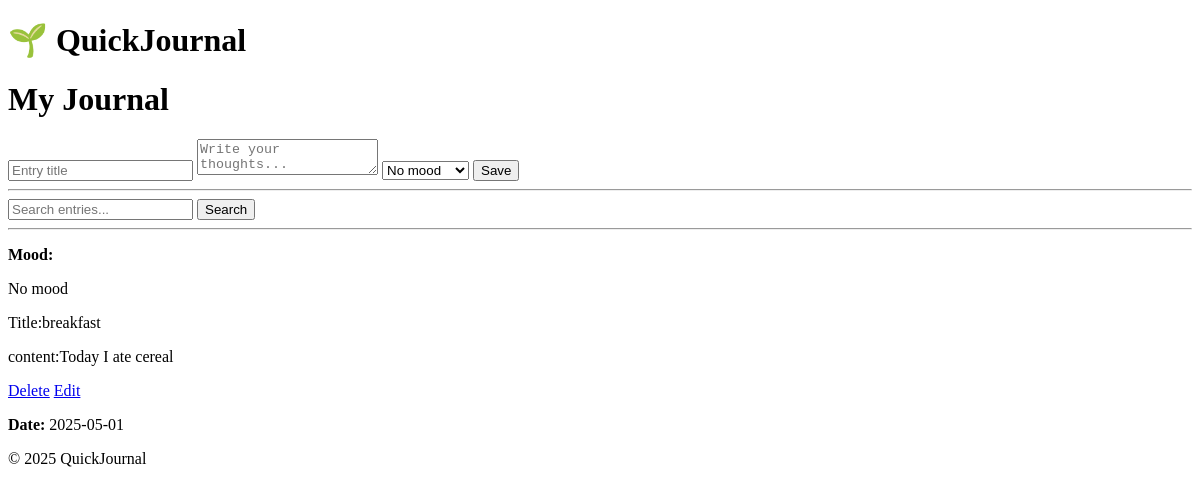
Before: / with the older database file.
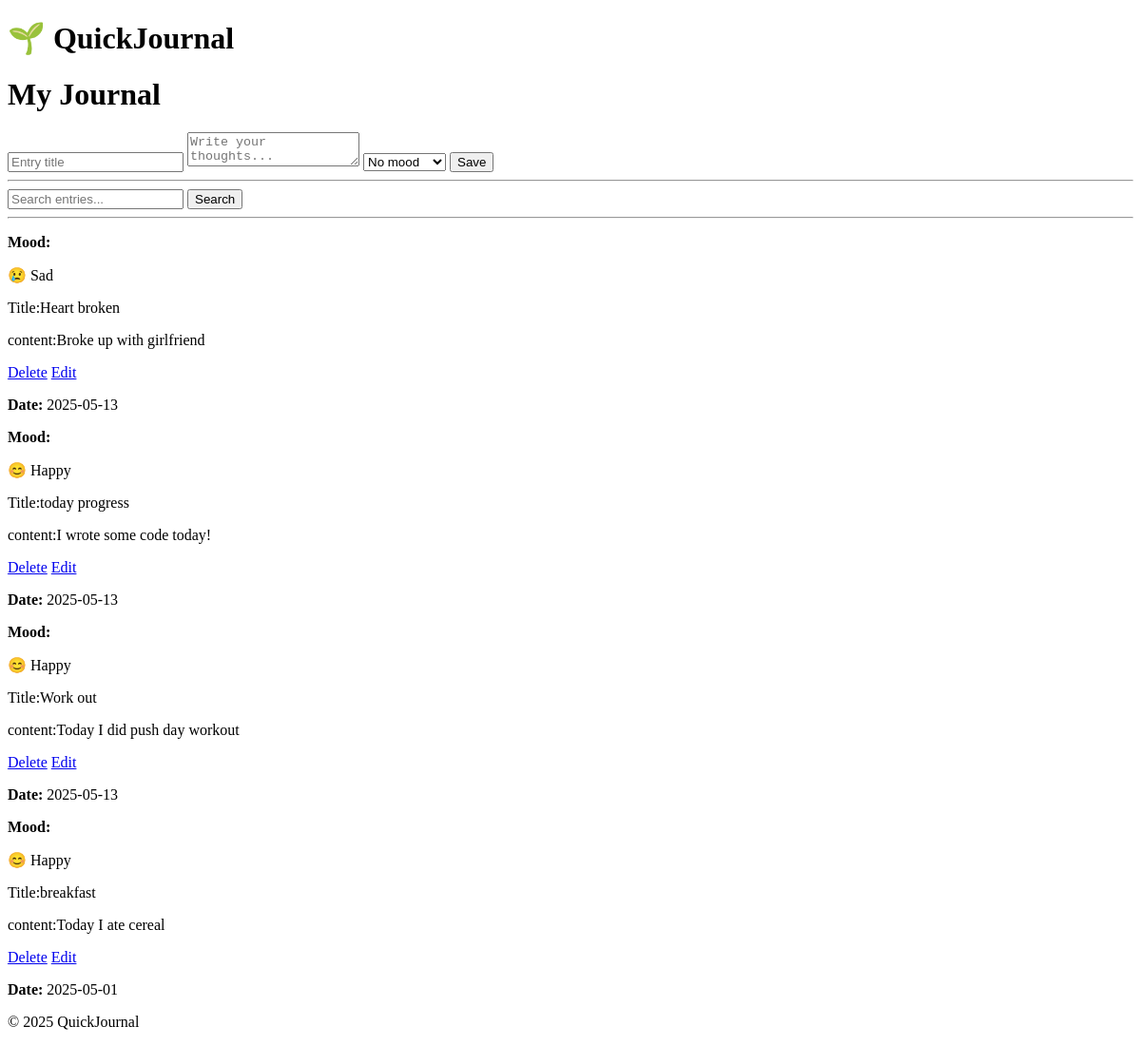
After: the same page with the newer database file.
### models.py (models this page shows, shortened)
class JournalEntry(db.Model):
    id = db.Column(db.Integer, primary_key=True)
    title = db.Column(db.String(200), nullable=False)
    mood = db.Column(db.String(100))
    content = db.Column(db.Text, nullable=False)
    date_created = db.Column(db.DateTime, default=func.now())
    user_id = db.Column(
        db.Integer, db.ForeignKey("user.id"), nullable=True
    )  # will be added later

### app.py (the view)
@app.route("/", methods=["GET", "POST"])
def index():
    if request.method == "POST":
        title = request.form["title"]
        content = request.form["content"]
        mood = request.form.get("mood")
        new_entry = JournalEntry(title=title, content=content, mood=mood)
        try:
            db.session.add(new_entry)
            db.session.commit()
            return redirect("/")
        except Exception as e:
            print(f"Error: {e}")  # Print the actual error!
            return "Error saving journal entry."
    else:
        query = request.args.get("q")
        if query:
            entries = (
                JournalEntry.query.filter(
                    (JournalEntry.title.contains(query))
                    | (JournalEntry.content.contains(query))
                )
                .order_by(JournalEntry.date_created.desc())
                .all()
            )
        else:
            entries = JournalEntry.query.order_by(
                JournalEntry.date_created.desc()
            ).all()
        return render_template("index.html", entries=entries, mood_icons=mood_icons)

### templates/index.html (shortened to what this page needs)
{% extends "base.html" %}
{% block body %}
<h1>My Journal</h1>
<form method="POST">
    <input type="text" name="title" placeholder="Entry title" required>
    <textarea name="content" placeholder="Write your thoughts..." required></textarea>
        <select name="mood">
            {% for mood_key, mood_value in mood_icons.items() %}
                <option value="{{ mood_key }}" {% if  "" == mood_key %} selected {% endif %}>
                {{ mood_value}}
                </option>
            {% endfor %}
        </select>
    <button type="submit">Save</button>
</form>
<hr>
<form method="GET" action="/">
    <input type="text" name="q" placeholder="Search entries..." value="{{ request.args.get('q', '') }}">
    <button type="submit">Search</button>
</form>
<hr>
{% for entry in entries %}
    <div class="journal-entry">
        <p><strong>Mood:</strong> <p>{{ mood_icons.get(entry.mood, "No mood") }}</p></p>
        <p>Title:{{entry.title}}</p>
        <p>content:{{ entry.content }}</p>
        <a href="/delete/{{ entry.id }}">Delete</a>
        <a href="/edit/{{ entry.id }}">Edit</a>
        <p><strong>Date:</strong> {{ entry.date_created.strftime('%Y-%m-%d') }}</p>
    </div>
{% endfor %}
{% endblock %}

### templates/base.html (shortened to what this page needs)
<!DOCTYPE html>
<html lang="en">
<head>
    <link rel="stylesheet" href="{{ url_for('static', filename='css/main.css') }}">
</head>
<body>
    <header>
        <h1>🌱 QuickJournal</h1>
    </header>
    <main>
        {% block body %}{% endblock %}
    </main>
    <footer>
        <p>&copy; 2025 QuickJournal</p>
    </footer>
</body>
</html>

Changed rows visible on the page:
added JournalEntry: get "😢 Sad", title "Heart broken", content "Broke up with girlfriend", date_created "2025-05-13"
added JournalEntry: get "😊 Happy", title "today progress", content "I wrote some code today!", date_created "2025-05-13"
added JournalEntry: get "😊 Happy", title "Work out", content "Today I did push day workout", date_created "2025-05-13"
changed JournalEntry "breakfast": get "No mood" → "😊 Happy"
